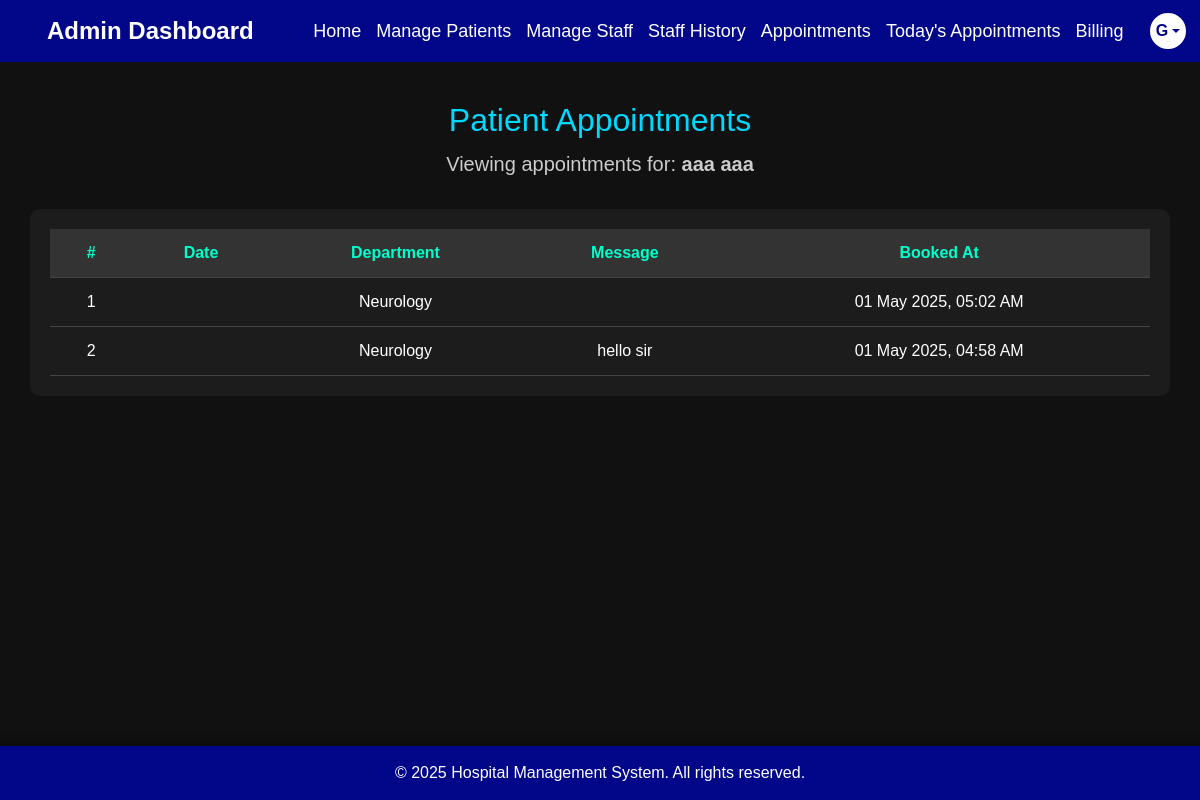
/view_patient_appointments.php?user_id=1 (signed in), run on the app's committed database.
### tables this page shows
CREATE TABLE `users` (
  `id` int NOT NULL,
  `first_name` varchar(255) NOT NULL,
  `middle_name` varchar(255) DEFAULT NULL,
  `last_name` varchar(255) NOT NULL,
  `gender` enum('Male','Female','Other') NOT NULL,
  `age` int NOT NULL,
  `blood_group` enum('A+','A-','B+','B-','O+','O-','AB+','AB-') NOT NULL,
  `mobile_number` varchar(15) NOT NULL,
  `email` varchar(255) NOT NULL,
  `password` varchar(255) NOT NULL,
  `created_at` timestamp NOT NULL DEFAULT CURRENT_TIMESTAMP
);

CREATE TABLE `appointments` (
  `id` int NOT NULL,
  `name` varchar(255) NOT NULL,
  `email` varchar(255) NOT NULL,
  `phone` varchar(15) NOT NULL,
  `date` date NOT NULL,
  `timeslot` varchar(50) NOT NULL,
  `department` varchar(100) NOT NULL,
  `message` text,
  `created_at` timestamp NULL DEFAULT CURRENT_TIMESTAMP,
  `user_id` int NOT NULL
);

### view_patient_appointments.php (the view, shortened to what this page needs)
<?php
include 'header3.php';
$conn = new mysqli("localhost", "root", "root", "hms");
$userId = intval($_GET['user_id']);
$userStmt = $conn->prepare("SELECT first_name, last_name FROM users WHERE id = ?");
$userStmt->bind_param("i", $userId);
$userStmt->execute();
$userResult = $userStmt->get_result();
$user = $userResult->fetch_assoc();
$fullName = $user['first_name'] . ' ' . $user['last_name'];
$stmt = $conn->prepare("SELECT * FROM appointments WHERE user_id = ? ORDER BY date DESC");
$stmt->bind_param("i", $userId);
$stmt->execute();
$result = $stmt->get_result();
?>
<!DOCTYPE html>
<html lang="en">
<head>
</head>
<body>
    <h2>Patient Appointments</h2>
    <div class="patient-name">Viewing appointments for: <strong><?= htmlspecialchars($fullName) ?></strong></div>
    <div class="table-container">
        <?php if ($result->num_rows > 0): ?>
        <table>
            <thead>
                <tr>
                    <th>#</th>
                    <th>Date</th>
                    <th>Department</th>
                    <th>Message</th>
                    <th>Booked At</th>
                </tr>
            </thead>
            <tbody>
                <?php $count = 1; while($row = $result->fetch_assoc()): ?>
                <tr>
                    <td><?= $count++; ?></td>
                    <td><?= htmlspecialchars($row['appointment_date']) ?></td>
                    <td><?= htmlspecialchars($row['department']) ?></td>
                    <td><?= htmlspecialchars($row['message']) ?></td>
                    <td><?= date("d M Y, h:i A", strtotime($row['created_at'])) ?></td>
                </tr>
                <?php endwhile; ?>
            </tbody>
        </table>
        <?php else: ?>
            <div class="no-data">No appointments found for this patient.</div>
        <?php endif; ?>
    </div>
</body>
</html>
<?php include 'footer.php'; ?>

### style.css (style rules this page uses)
* { margin: 0; padding: 0; box-sizing: border-box; font-family: 'Poppins', sans-serif; }
body { background: rgba(0, 0, 0, 0.7); color: white; padding-top: 80px; margin-top: 1px; margin-bottom: 80px; }

### view_patient_appointments.php (style rules this page uses)
body { background: #111; color: #fff; padding: 100px 30px 30px; font-family: Arial, sans-serif; }
h2 { text-align: center; color: #00d9ff; margin-bottom: 10px; }
.patient-name { text-align: center; margin-bottom: 30px; font-size: 20px; color: #ccc; }
.table-container { background: #1c1c1c; padding: 20px; border-radius: 10px; }
table { width: 100%; border-collapse: collapse; color: #fff; }
th, td { padding: 12px 15px; border-bottom: 1px solid #444; text-align: center; }
th { background-color: #333; color: #00ffcc; }

### data on the page
users: fullName "aaa aaa"
appointments: department "Neurology", created_at "01 May 2025, 05:02 AM"
appointments: department "Neurology", message "hello sir", created_at "01 May 2025, 04:58 AM"

### other printed values
$firstLetter "G"
